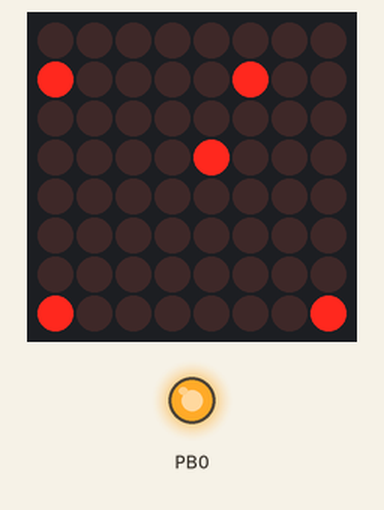
Recording of a program running on a simulated ATmega328P, built with avr-gcc and emulated at 16 MHz. On the bench: 8×8 LED matrix, output pins drawn as LEDs (lit = HIGH). Wiring (inferred from the names in the program): MAX7219 LED driver (orientation assumed): CS PB2. Pins used as bus, display or sensor lines are not drawn. At 0.0 s the program stops and its outputs stay as they are.

Above: at 0.1 s.
Timing chart, 0 to 1.5 s (numbered marks = the images above):
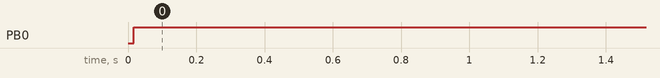

The program:

main.c
```c
/*
 * LED_Matrix_test.c
 *
 * Created: 11/18/2019 4:20:13 PM
 * Author : William Blanc

 For Matrix:
	5v	->	VCC
	GND	->	GND
	12	->	DIN
	10	->	CS
	11	->	CLK

 LED matrix latches data when CS is low and following rising edge or 00 for spi mode (bit 3 and bit2)

 0x0FFF is all leds on
*/

#ifndef F_CPU
#define F_CPU 16000000UL // Set CPU frequency to 16MHZ
#endif

#include <avr/io.h>
#include <util/delay.h>

#define SET_BIT(port, bit)	port |= (1<<bit);
#define CLR_BIT(port, bit)	port &= ~(1<<bit);
#define LOW 0
#define HIGH 1

#define DIN_PIN 3	// Set MOSI (DIN) to bit 3 of PORTB (pin 11)
#define SCK_PIN	5	// Set Clock bit as bit 5 of PORTB (pin 13)
#define CS_PIN	2	// Set CS bit as bit 2 of PORTB (pin 10)

// Initialize the rows to zero
uint16_t ROWS[] = {0x0800, 0x0700, 0x0600, 0x0500, 0x0500, 0x0400, 0x0300, 0x0200, 0x0100};

void spi_init(volatile uint8_t *DDR, uint8_t MOSI, uint8_t CLK, uint8_t CS);
void spi_transfer(uint16_t data);
void setIntensity(uint8_t intensity);
void setCell(uint8_t row, uint8_t col, uint8_t state);

int main(void)
{
	SET_BIT(PORTB, CS_PIN); // Don't select matrix until transmission
	spi_init(&DDRB, DIN_PIN, SCK_PIN, CS_PIN);	// Initialize serial output pins on PORTB
	setIntensity(15);

	// Use the LED matrix as a counter
	//for (uint16_t data = 0x0100; data <= 0x08FF; data++){
	//	spi_transfer(data);
	//	_delay_ms(20);
	//}

	// Set only every selected cell. Upper left is (0,0) when looking at it with ->in ... out-> on bottom
	//for (uint8_t row = 0; row < 8; row++){
	//	for (uint8_t col = 0; col < 8; col++){
	//		setCell(row,col,HIGH);
	//		_delay_ms(250);
	//		setCell(row,col,LOW);
	//	}
	//}

	// Set individual cells
	setCell(0,0, HIGH);
	setCell(0,7, HIGH);
	setCell(5,3, HIGH);
	setCell(7,7, HIGH);
	setCell(7,2, HIGH);

	SET_BIT(DDRB, 0);	// Signal program is done
	SET_BIT(PORTB, 0);
	while(1);
	return 0;
}

void spi_init(volatile uint8_t *DDR, uint8_t MOSI, uint8_t CLK, uint8_t CS)
{
	*DDR = (1<<MOSI)|(1<<CLK)|(1<<CS);		//MOSI and SCK are output, CS to select matrix
	SPCR = (1<<SPE)|(1<<MSTR)|(1<<SPR0);	//enable SPI as master

	spi_transfer(0x0900);			//disable decoding for all segments
	spi_transfer(0x0B07);			//scan 8 8-segments

	// Clear all digits
	for(uint16_t data = 0x0100; data <=0x0800; data += 0x0100){
		spi_transfer(data);
	}

	spi_transfer(0x0C01);			//turn on the matrix
}

void spi_transfer(uint16_t data)
{
	CLR_BIT(PORTB, CS_PIN);		// Select matrix
	SPDR = data >> 8;			//start CMD transmission
	while(!(SPSR & (1<<SPIF)));	//wait transfer finish
	SPDR = data & 0xFF;			//start DATA transmission
	while(!(SPSR & (1<<SPIF)));	//wait transfer finish
	SET_BIT(PORTB, CS_PIN)		//terminate the packet by
	_delay_ms(1);				// Wait a little bit
}

void setIntensity(uint8_t intensity)
{
	if (intensity < 0 || intensity > 15)
	return;
	spi_transfer(0x0A00 | intensity);
}

/*
	Sets the LED in desired cell
	row: 0 to 7 upper left is 0
	col: 0 to 7 upper left is 0
*/
void setCell(uint8_t row, uint8_t col, uint8_t state)
{
	if (row < 0 || row > 7)
		return;
	if (col < 0 || col > 7)
		return;

	uint16_t data = ROWS[row];

	// Turn off the cell
	if (state == LOW){
		CLR_BIT(data, col);
		spi_transfer(data);
	}
	if (state == HIGH){
		SET_BIT(data, col);
		spi_transfer(data);
	}
	ROWS[row] = data;
}
```

Measured:
- by itself, PB0: LOW → HIGH at 0.02 s
